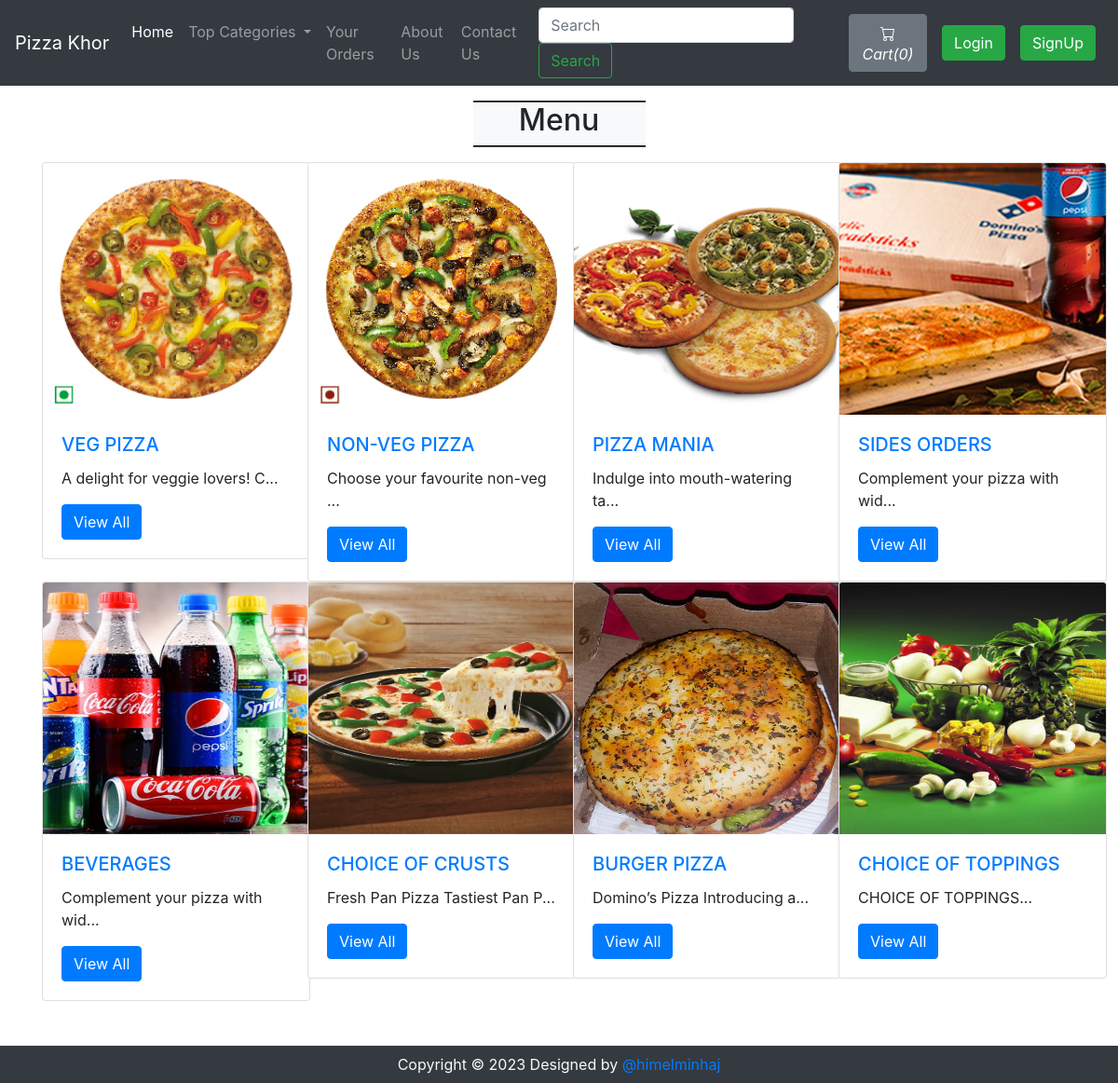
The page / on the database its author committed.
### tables this page shows
CREATE TABLE `sitedetail` (
  `tempId` int(11) NOT NULL,
  `systemName` varchar(21) NOT NULL,
  `email` varchar(35) NOT NULL,
  `contact1` bigint(21) NOT NULL,
  `contact2` bigint(21) DEFAULT NULL COMMENT 'Optional',
  `address` text NOT NULL,
  `dateTime` datetime NOT NULL DEFAULT current_timestamp()
);

CREATE TABLE `categories` (
  `categorieId` int(12) NOT NULL,
  `categorieName` varchar(255) NOT NULL,
  `categorieDesc` text NOT NULL,
  `categorieCreateDate` datetime NOT NULL DEFAULT current_timestamp()
);

### index.php (the view, shortened to what this page needs)
<!doctype html>
<html lang="en">
  <head>
    <link rel="stylesheet" href="https://stackpath.bootstrapcdn.com/bootstrap/4.4.1/css/bootstrap.min.css">
    <link rel="stylesheet" href="https://use.fontawesome.com/releases/v5.8.2/css/all.css">
  </head>
<body>
  <?php include 'partials/_dbconnect.php';?>
  <?php require 'partials/_nav.php' ?>
  <div class="container my-3 mb-5">
    <div class="col-lg-2 text-center bg-light my-3" style="margin:auto;border-top: 2px groove black;border-bottom: 2px groove black;">
      <h2 class="text-center">Menu </h2>
    </div>
    <div class="row">
      <?php
        $sql = "SELECT * FROM `categories`";
        $result = mysqli_query($conn, $sql);
        while($row = mysqli_fetch_assoc($result)){
          $id = $row['categorieId'];
          $cat = $row['categorieName'];
          $desc = $row['categorieDesc'];
          echo '<div class="col-xs-3 col-sm-3 col-md-3">
                  <div class="card" style="width: 18rem;">
                    <img src="img/card-'.$id. '.jpg" class="card-img-top" alt="image for this category" width="249px" height="270px">
                    <div class="card-body">
                      <h5 class="card-title"><a href="viewPizzaList.php?catid=' . $id . '">' . $cat . '</a></h5>
                      <p class="card-text">' . substr($desc, 0, 30). '... </p>
                      <a href="viewPizzaList.php?catid=' . $id . '" class="btn btn-primary">View All</a>
                    </div>
                  </div>
                </div>';
        }
      ?>
    </div>
  </div>
    <?php require 'partials/_footer.php' ?>
</body>
</html>

### partials/_nav.php (shortened to what this page needs)
<?php
if(isset($_SESSION['loggedin']) && $_SESSION['loggedin']==true){
  $loggedin= true;
  $userId = $_SESSION['userId'];
  $username = $_SESSION['username'];
}
else{
  $loggedin = false;
  $userId = 0;
}
$sql = "SELECT * FROM `sitedetail`";
$result = mysqli_query($conn, $sql);
$row = mysqli_fetch_assoc($result);
$systemName = $row['systemName'];
echo '<nav class="navbar navbar-expand-lg navbar-dark bg-dark">
      <a class="navbar-brand" href="index.php">'.$systemName.'</a>
      <button class="navbar-toggler" type="button" data-toggle="collapse" data-target="#navbarSupportedContent" aria-controls="navbarSupportedContent" aria-expanded="false" aria-label="Toggle navigation">
        <span class="navbar-toggler-icon"></span>
      </button>
      <div class="collapse navbar-collapse" id="navbarSupportedContent">
        <ul class="navbar-nav mr-auto">
          <li class="nav-item active">
            <a class="nav-link" href="index.php">Home <span class="sr-only">(current)</span></a>
          </li>
          <li class="nav-item dropdown">
            <a class="nav-link dropdown-toggle" href="#" id="navbarDropdown" role="button" data-toggle="dropdown" aria-haspopup="true" aria-expanded="false">
              Top Categories
            </a>
            <div class="dropdown-menu" aria-labelledby="navbarDropdown">';
            echo '</div>
          </li>
          <li class="nav-item">
            <a class="nav-link" href="viewOrder.php">Your Orders</a>
          </li>
          <li class="nav-item">
            <a class="nav-link" href="about.php">About Us</a>
          </li>
          <li class="nav-item">
            <a class="nav-link" href="contact.php">Contact Us</a>
          </li>
        </ul>
        <form method="get" action="/OnlinePizzaDelivery/search.php" class="form-inline my-2 my-lg-0 mx-3">
          <input class="form-control mr-sm-2" type="search" name="search" id="search" placeholder="Search" aria-label="Search" required>
          <button class="btn btn-outline-success my-2 my-sm-0" type="submit">Search</button>
        </form>';
        $countsql = "SELECT SUM(`itemQuantity`) FROM `viewcart` WHERE `userId`=$userId";
        $countresult = mysqli_query($conn, $countsql);
        $countrow = mysqli_fetch_assoc($countresult);
        $count = $countrow['SUM(`itemQuantity`)'];
        if(!$count) {
          $count = 0;
        }
        echo '<a href="viewCart.php"><button type="button" class="btn btn-secondary mx-2" title="MyCart">
          <svg xmlns="img/cart.svg" width="16" height="16" fill="currentColor" class="bi bi-cart" viewBox="0 0 16 16">
            <path d="M0 1.5A.5.5 0 0 1 .5 1H2a.5.5 0 0 1 .485.379L2.89 3H14.5a.5.5 0 0 1 .491.592l-1.5 8A.5.5 0 0 1 13 12H4a.5.5 0 0 1-.491-.408L2.01 3.607 1.61 2H.5a.5.5 0 0 1-.5-.5zM3.102 4l1.313 7h8.17l1.313-7H3.102zM5 12a2 2 0 1 0 0 4 2 2 0 0 0 0-4zm7 0a2 2 0 1 0 0 4 2 2 0 0 0 0-4zm-7 1a1 1 0 1 1 0 2 1 1 0 0 1 0-2zm7 0a1 1 0 1 1 0 2 1 1 0 0 1 0-2z"/>
          </svg>
          <i class="bi bi-cart">Cart(' .$count. ')</i>
        </button></a>';
        if($loggedin){
          echo '<ul class="navbar-nav mr-2">
            <li class="nav-item dropdown">
              <a class="nav-link dropdown-toggle" href="#" id="navbarDropdown" role="button" data-toggle="dropdown"> Welcome ' .$username. '</a>
              <div class="dropdown-menu" aria-labelledby="navbarDropdown">
                <a class="dropdown-item" href="partials/_logout.php">Logout</a>
              </div>
            </li>
          </ul>
          <div class="text-center image-size-small position-relative">
            <a href="viewProfile.php"><img src="img/person-' .$userId. '.jpg" class="rounded-circle" onError="this.src = \'img/profilePic.jpg\'" style="width:40px; height:40px"></a>
          </div>';
        }
        else {
          echo '
          <button type="button" class="btn btn-success mx-2"  data-toggle="modal" data-target="#loginModal">Login</button>
          <button type="button" class="btn btn-success mx-2"  data-toggle="modal" data-target="#signupModal">SignUp</button>';
        }
  echo '</div>
    </nav>';
?>

### partials/_footer.php
<div class="footer container-fluid bg-dark text-light">
    <p class="text-center py-2 mb-0">Copyright © 2023 Designed by <a href="https://github.com/himel-minhaj" target="_blank" rel="noopener noreferrer">@himelminhaj</a></p>
</div>

### rows shown on the page
sitedetail: systemName "Pizza Khor"
categories: shows a picture, categorieName "VEG PIZZA", categorieDesc "A delight for veggie lovers! C"
categories: shows a picture, categorieName "NON-VEG PIZZA", categorieDesc "Choose your favourite non-veg"
categories: shows a picture, categorieName "PIZZA MANIA", categorieDesc "Indulge into mouth-watering ta"
categories: shows a picture, categorieName "SIDES ORDERS", categorieDesc "Complement your pizza with wid"
categories: shows a picture, categorieName "BEVERAGES", categorieDesc "Complement your pizza with wid"
categories: shows a picture, categorieName "CHOICE OF CRUSTS", categorieDesc "Fresh Pan Pizza Tastiest Pan P"
categories: shows a picture, categorieName "BURGER PIZZA", categorieDesc "Domino’s Pizza Introducing a"
categories: shows a picture, categorieName "CHOICE OF TOPPINGS", categorieDesc "CHOICE OF TOPPINGS"

### other values the page prints
$count "0"
